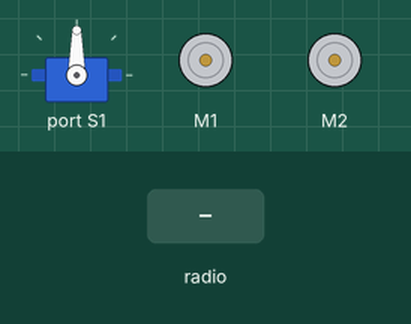
The program below on a simulated BBC micro:bit (MakeCode). Parts: servo, 2 × DC motor (green arrow = forward, orange = backward, longer = faster). The inputs (shaded band) are chosen by the test bench.

Above: at 1.2 s.
1.3 s: radio message "F=1" arrives
At 1.9 s:
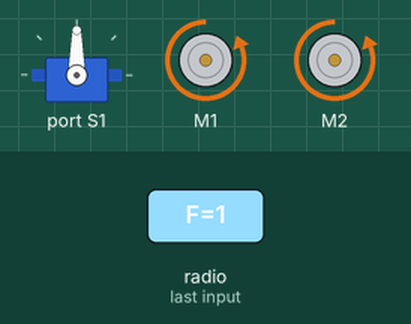
2.8 s: radio message "F=100" arrives
At 4.0 s:
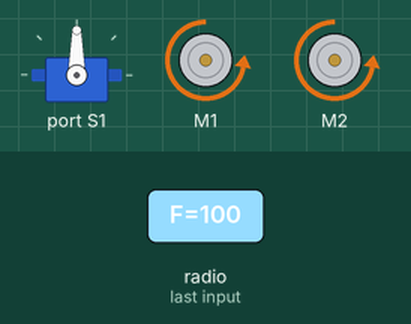
4.3 s: radio message "B=100" arrives
At 5.3 s:
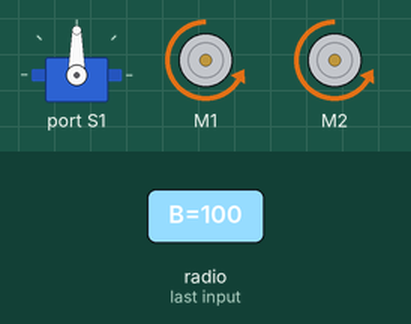
5.8 s: radio message "L=1" arrives
At 6.5 s:
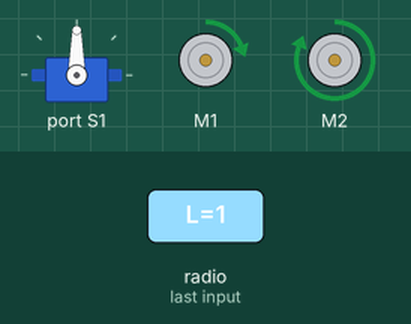
7.3 s: radio message "L=100" arrives
At 7.6 s:
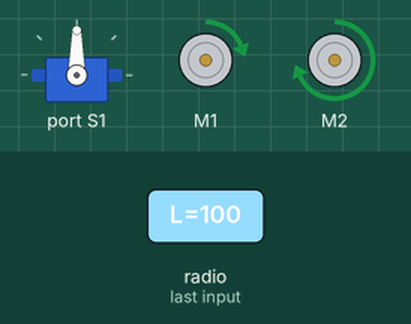
8.8 s: radio message "R=1" arrives
At 10.0 s:
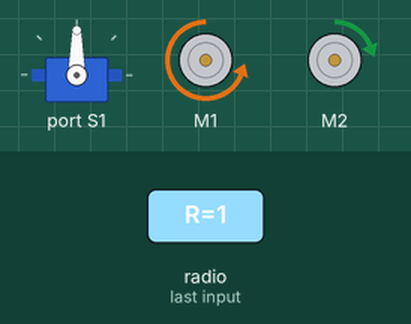
Timing chart, 0 to 11.3 s (numbered marks = the images above; inputs shaded):
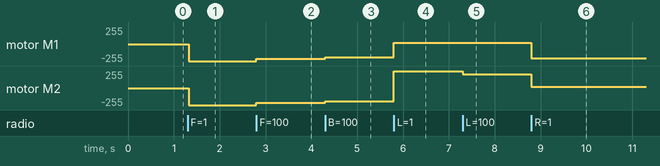

The program:

main.ts
```typescript
radio.onReceivedString(function (receivedString) {
    if (receivedString == "Open") {
        if (angle > 0) {
            angle += -1
            maqueen.servoRun(maqueen.Servos.S1, angle)
        }
    } else if (receivedString == "Close") {
        if (angle < 180) {
            angle += 1
            maqueen.servoRun(maqueen.Servos.S1, angle)
        }
    } else if (receivedString == "LEDL") {
        maqueen.writeLED(maqueen.LEDswitch.turnOn, maqueen.LED.LEDLeft)
    } else if (receivedString == "LEDR") {
        maqueen.writeLED(maqueen.LEDswitch.turnOn, maqueen.LED.LEDRight)
    } else {
        maqueen.motorStop(maqueen.Motors.All)
        maqueen.writeLED(maqueen.LEDswitch.turnOff, maqueen.LED.LEDLeft)
        maqueen.writeLED(maqueen.LEDswitch.turnOff, maqueen.LED.LEDRight)
    }
})
radio.onReceivedValue(function (name, value) {
    if (name == "F") {
        maqueen.motorRun(maqueen.Motors.All, maqueen.Dir.CW, Math.map(value, 550, 1023, 10, 255))
    } else if (name == "B") {
        maqueen.motorRun(maqueen.Motors.All, maqueen.Dir.CCW, Math.map(value, 1, 450, 255, 10))
    } else if (name == "L") {
        maqueen.motorRun(maqueen.Motors.M2, maqueen.Dir.CW, Math.map(value, 1, 450, 255, 40))
        maqueen.motorRun(maqueen.Motors.M1, maqueen.Dir.CW, 20)
    } else if (name == "R") {
        maqueen.motorRun(maqueen.Motors.M1, maqueen.Dir.CW, Math.map(value, 550, 1023, 40, 255))
        maqueen.motorRun(maqueen.Motors.M2, maqueen.Dir.CW, 20)
    }
})
let angle = 0
radio.setGroup(1)
angle = 90
maqueen.servoRun(maqueen.Servos.S1, angle)
```

test.ts
```typescript
// les tests vont ici ; cela ne sera pas compilé si ce paquet est utilisé en tant qu'extension.
```

Measured:
- after the input at 1.3 s, motor M1, motor M2: stopped → backward 255/255 at once
- after the input at 2.8 s, motor M1, motor M2: backward 255/255 → backward 223/255 at once
- after the input at 4.3 s, motor M1, motor M2: backward 223/255 → backward 201/255 at once
- after the input at 5.8 s, motor M1: backward 201/255 → forward 20/255 at once; motor M2: backward 201/255 → forward 255/255 at once
- after the input at 7.3 s, motor M2: forward 255/255 → forward 208/255 at once
- after the input at 8.8 s, motor M1: forward 20/255 → backward 210/255 at once; motor M2: forward 208/255 → forward 20/255 at once
